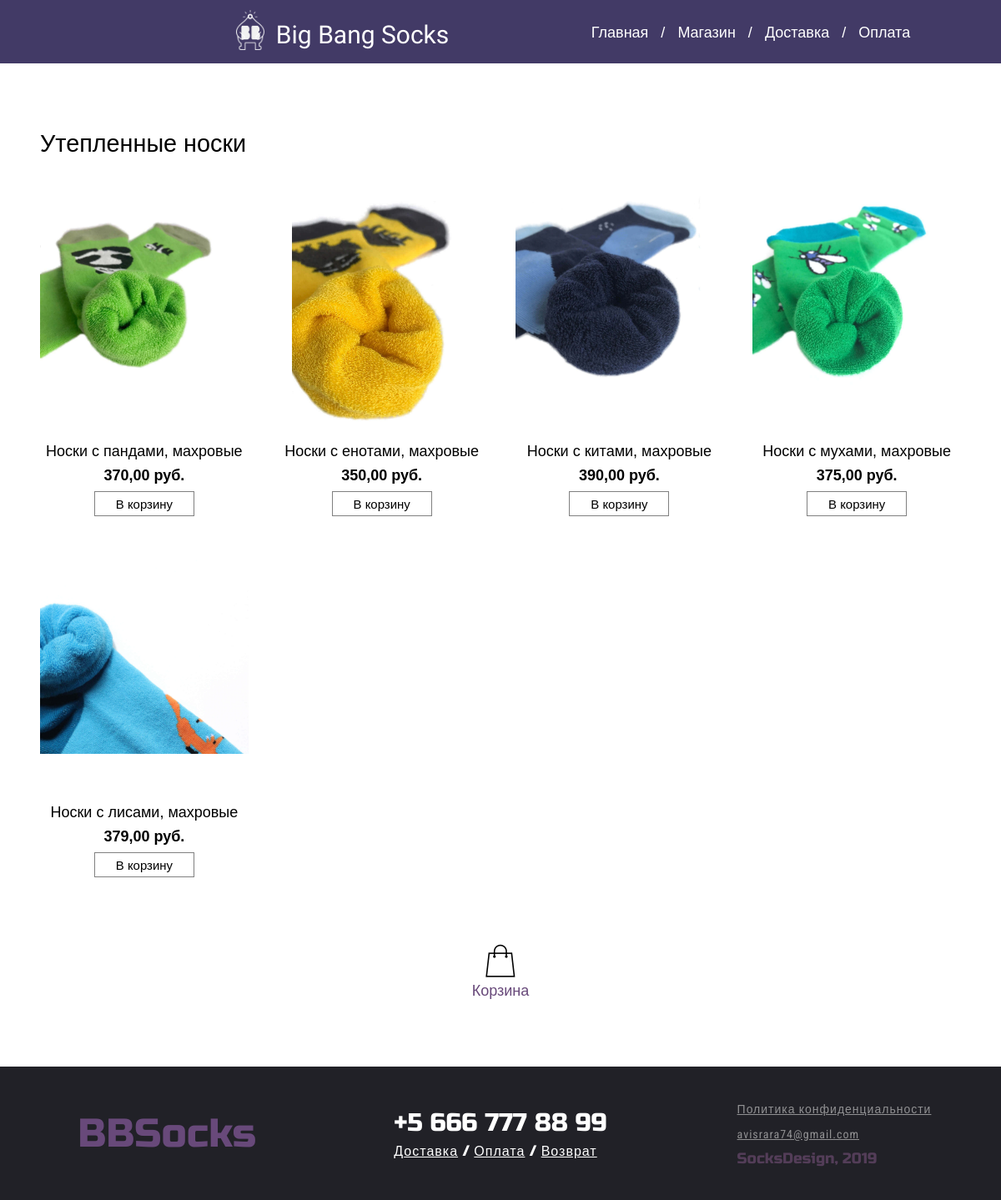
/index.php?page=Утепленные носки, run on the app's committed database.
### tables this page shows
CREATE TABLE `product` (
  `id` int(11) NOT NULL,
  `id_nav` int(11) NOT NULL,
  `title` varchar(256) NOT NULL,
  `price_rub` int(11) NOT NULL,
  `items` int(11) NOT NULL DEFAULT '0'
);

### someCategory.php (the view)
<main class="categoryMain">
	<?php
		$nav = $_GET['page'];
		$navItem = GET_navSomeProducts($nav);
	?>
	<h1><?php echo $nav ?></h1>
	<div class="categoryItems">
		<?php
		foreach ($navItem as $navItems): ?>
		<a href="index.php?page=<?php echo $navItems['id'] ?>">
		<div>
			<div class="imgWrap">
				<img src="<?php echo $navItems['way'] ?>" alt="" class="increase_middle increase">
			</div>
			<p><?php echo $navItems['title'] ?></p>
			<p><?php echo $navItems['price_rub'] ?>,00 руб.</p>
			<div class="buttonWrap">
				<button class="categoryElement">В корзину </button>
			</div>
		</div>
		</a>
		<?php endforeach; ?>
	</div>
	<div class="bottomButtons">
		<a href="/index.php?page=shopBasket" class="basketLink"><div class="basketButton"><img src="/images/shop/shop-basket.png" title="Корзина"><p>Корзина</p></div></a>
	</div>
</main>

### styles/style.css (style rules this page uses)
* { margin: 0px; padding: 0px; font-weight: 400; font-size: 18px; }
main { grid-area: main; }
main.openItem, main.categoryMain { font-family: proxima-nova, sans-serif; }
html, body { height: 100%; position: relative; min-height: 100%; }
body { display: grid; grid-template-rows: 1fr; grid-template-columns: 1fr; grid-template-areas: "header" "main" "footer"; font-family: 'Russo One', sans-serif; }
.bottomButtons { display: grid; grid-template-rows: 1fr; justify-self: center; font-family: 'Russo One', sans-serif; margin: 10vh auto 10vh auto; width: 250px; }
.bottomButtons a { text-decoration: none; color: #68497a !important; text-align: center; }
.increase { -moz-transition: all 0.2s ease-out; -o-transition: all 0.2s ease-out; -webkit-transition: all 0.2s ease-out; }
.categoryMain { display: grid; margin: 10vh 4vw 0vh 4vw; font-family: 'Roboto Condensed', sans-serif; max-width: 1200px; justify-self: center; }
.categoryMain a { text-decoration: none; color: black; display: block; }
.categoryMain h1 { font-size: 1.6em; padding: 0px 0px 4vh 0px; }
.categoryItems { display: grid; grid-template-columns: repeat(4, minmax(auto, 270px)); grid-template-rows: minmax(auto, auto); grid-gap: 35px; }
.imgWrap { width: 100%; max-height: 310px; overflow: hidden; text-align: center; display: inline-block; vertical-align: top; }
.imgWrap>img { max-width: 100%; max-height: 310px; transition: 0.30s; }
.categoryItems>a>div { display: grid; height: inherit; grid-template-rows: minmax(100px, 310px); }
.categoryItems>a>div>div:first-child { align-self: start; }
.categoryItems>a>div>p:nth-child(2) { align-self: end; }
.categoryItems>a>div>p:nth-child(3) { align-self: end; }
.categoryItems>a>div>div:last-child { align-self: end; }
.categoryItems>a>div>p { text-align: center; }
.categoryItems>a>div>p:nth-child(3) { font-weight: bold; padding-top: 1vh; }
.buttonWrap { text-align: center; margin-top: 1vh; }
button.categoryElement { color: black; text-decoration: none; padding: .3em 1.2em; outline: none; border: 1px solid gray; transition: 0.2s; background-color: white; height: 30px; width: 120px; font-size: 0.83em; }
main { padding-bottom: 20vh; }

### data on the page
product: shows a picture, title "Носки с пандами, махровые", price_rub "370"
product: shows a picture, title "Носки с енотами, махровые", price_rub "350"
product: shows a picture, title "Носки с китами, махровые", price_rub "390"
product: shows a picture, title "Носки с мухами, махровые", price_rub "375"
product: shows a picture, title "Носки с лисами, махровые", price_rub "379"

### other printed values
$nav "Утепленные носки"
